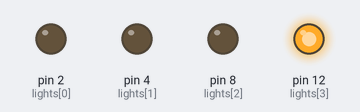
The sketch below on a simulated Arduino Uno, built with avr-gcc and run on an emulated ATmega328P. Shown: output pins drawn as LEDs (lit = HIGH).

Above: at 0.5 s.
At 2.5 s:
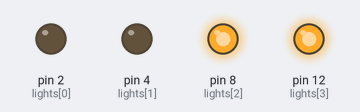
At 4.5 s:
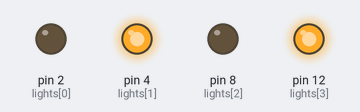
At 9.5 s:
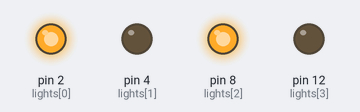
At 14.5 s:
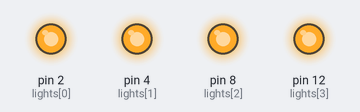
At 19.5 s:
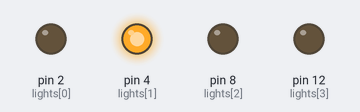
Timing chart, 0 to 20.8 s (numbered marks = the images above):
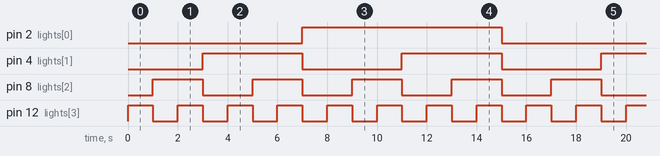

The sketch:

counting.ino
```cpp
/*
 * name: Collen Irwin
 * date: 10/14/2016
 * desc: Counting in base 2
 */

int power(int n, int ex);
void count(int num);
void toggle(int port, int high, int wait);

const int LEN  = 4;
const int WAIT = 1000;

int lights[]   = { 2, 4, 8, 12 };
char digits[]  = "0000";
int currentNum = 0;

void setup() {
  for (int x = 0; x < LEN; x++) {
    pinMode(lights[x], OUTPUT);
  }
}

void loop() {
  currentNum = (currentNum < 15) ? currentNum + 1 : 0;
  count(currentNum);

  for (int x = 0; x < LEN; x++) {
    toggle(lights[x], (digits[x] == '1'), 0);
  }

  delay(WAIT);
}

void count(int num) {
  for (int x = 0; x < LEN; x++) {
    int powerOf2 = power(2, LEN - x - 1);

    if (num >= powerOf2) {
      digits[x] = '1';
      num -= powerOf2;
    } else {
      digits[x] = '0';
    }
  }
}

int power(int n, int ex) {
  if (ex == 0) return 1;

  int val = n;

  for (int x = 1; x < ex; x++) {
    val *= n;
  }

  return val;
}

void toggle(int port, int high, int wait) {
  // high: 0 -> LOW, 1 -> HIGH
  digitalWrite(port, high);
  delay(wait);
}
```

Measured:
- by itself, pin 2 (lights[0]): alternates HIGH for 8.0 s and LOW for 8.0 s
- by itself, pin 4 (lights[1]): alternates HIGH for 4.0 s and LOW for 4.0 s
- by itself, pin 8 (lights[2]): alternates HIGH for 2.0 s and LOW for 2.0 s
- by itself, pin 12 (lights[3]): alternates HIGH for 1.0 s and LOW for 1.0 s
